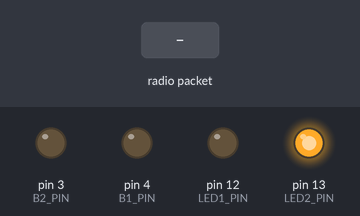
The sketch below on a simulated Arduino Uno, built with avr-gcc and run on an emulated ATmega328P. On the bench: output pins drawn as LEDs (lit = HIGH). Inputs (shaded band) come from the test bench. No radio packets arrive unless stated; what the sketch prints to the serial monitor is not drawn.

Above: at 0.01 s.
At 1.8 s:
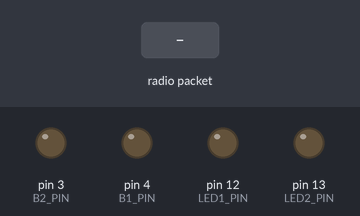
1.9 s: radio packet "B" arrives
Timing chart, 0 to 4.9 s (numbered marks = the images above; inputs shaded):
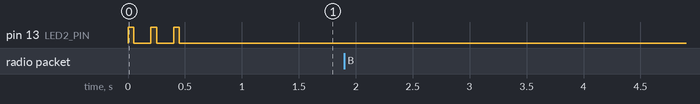

The sketch:

WirelessRelay.ino
```cpp
// Project sponsor: Aquaista
// Email: Aquaista@gmail.com
// Creator: Cedar Lake Instruments LLC
// Date: March, 2018
//
// Description:
// Transmit wireless relay status from 434 MHz transmitter
// Receive message and toggle relay using H-bridge
//
//

#include <VirtualWire.h>

//*************************************** I/O Connections:
// Arduino - I/O description
// 2 - Pushbutton input
// 3 - Relay control output
// 4 - Bridge direction output
// 5 - Transmit pin
// 6 - Receive pin
// 7 - LED color 1 output
// 8 - LED color 2 output

// Constant definitions
#define PUSHBUTTON_PIN 2
#define B2_PIN 3
#define B1_PIN 4
#define TX_PIN 5
#define RX_PIN 6
#define LED1_PIN 12
#define LED2_PIN 13
#define COMM_RATE 1000
#define ASCII0 48

//***************************** USER ADJUSTMENTS **********************************
#define RELAY_SWITCH_DELAY 250
#define ENABLE HIGH
#define DISABLE LOW

// Comment out this line to build receiver code
//#define TRANSMIT 1

//**********************************************************************************


void setup()
{
    pinMode(B2_PIN, OUTPUT);
    pinMode(B1_PIN, OUTPUT);
    pinMode(LED1_PIN, OUTPUT);
    pinMode(LED2_PIN, OUTPUT);
    pinMode(PUSHBUTTON_PIN, INPUT_PULLUP);
    pinMode(RX_PIN, INPUT);
    pinMode(TX_PIN, OUTPUT);

    digitalWrite(LED1_PIN, LOW);
    digitalWrite(LED2_PIN, LOW);
    // Relay coil off
    digitalWrite(B2_PIN, DISABLE);
    digitalWrite(B1_PIN, DISABLE);

    Serial.begin(9600);

#ifdef TRANSMIT
    Serial.println("TX Ready");
    setupTx();
#else
    Serial.println("RX Ready");
    setupRx();
#endif

   for (int i=0; i < 3; i++)
   {
        digitalWrite(LED2_PIN, HIGH);
        delay(50);
        digitalWrite(LED2_PIN, LOW);
        delay(150);
   }
}

void loop()
{
#ifdef TRANSMIT
    transmitFx();
#else
    receiveFx();
#endif
}

// Configure receiver
void setupRx()
{
    vw_set_ptt_inverted(true);
    vw_set_rx_pin(RX_PIN);
    // Bits per sec
    vw_setup(COMM_RATE);
    vw_rx_start();
}

// Receiver behavior
void receiveFx()
{
  //Set buffer array based on max message length
  uint8_t buf[VW_MAX_MESSAGE_LEN];

  //Set variable to indicate buffer length
  uint8_t buflen = VW_MAX_MESSAGE_LEN;

  if (vw_get_message(buf, &buflen))
  {
    // Message with a good checksum received, dump it.
    Serial.println("Received message");

    // Validate input
    if(buf[0] == 'B' && buf[2] == 'E')
    {
        Serial.println("Valid input");
        int relayState = buf[1] - ASCII0;
        Serial.println(relayState);
        if (relayState == 0)
        {
            digitalWrite(B1_PIN, DISABLE);
            digitalWrite(B2_PIN, ENABLE);
            SetLedColor(relayState);
        }
        else if (relayState == 1)
        {
            digitalWrite(B1_PIN, ENABLE);
            digitalWrite(B2_PIN, DISABLE);
            SetLedColor(relayState);
        }

        // Wait for relay state change
        delay (RELAY_SWITCH_DELAY);
        // Relay coil off
        digitalWrite(B2_PIN, DISABLE);
        digitalWrite(B1_PIN, DISABLE);
    }
  }
}

// Configure transmitter
void setupTx()
{
  // Required for DR3100
  vw_set_ptt_inverted(true);
  vw_set_tx_pin(TX_PIN);
  // Bits per sec
  vw_setup(COMM_RATE);
}

// Transmitter behavior
void transmitFx()
{
    static byte state = 0;
    if (WaitForHighToLow(PUSHBUTTON_PIN, 30))
    {
        state++;
        state &= 1;
        // Null-terminate the strings
        int8_t msg[] = {'B','*','E',0};
        msg[1] = state+ASCII0;

        // Indicate LED state
        SetLedColor(state);

        // send message
        vw_send((uint8_t *)msg, 4);
        vw_wait_tx();
    }
}

//
// Sets LED color depending on the relay state
void SetLedColor(byte state)
{
    if (state == 0)
    {
        digitalWrite(LED1_PIN, HIGH);
        digitalWrite(LED2_PIN, LOW);
    }
    else
    {
        digitalWrite(LED1_PIN, LOW);
        digitalWrite(LED2_PIN, HIGH);
    }
}

///
// Hangs until a HIGH -> LOW transition is seen
// on the input parameter
///
bool WaitForHighToLow(int input, int debounce)
{
    if (digitalRead(input) == LOW || debounce <= 0)
    {
        Serial.write("Early fail on WaitForHighToLow\n");
        return false;
    }

    while (digitalRead(input) == HIGH || debounce > 0)
    {
        if (debounce > 0)
        {
          debounce--;
          delay(1);
        }
    }
    if (debounce == 0)
    {
        return true;
    }
    else
    {
        return false;
    }
}
```

Measured:
- after the input at 1.9 s, every drawn part: stays the same
